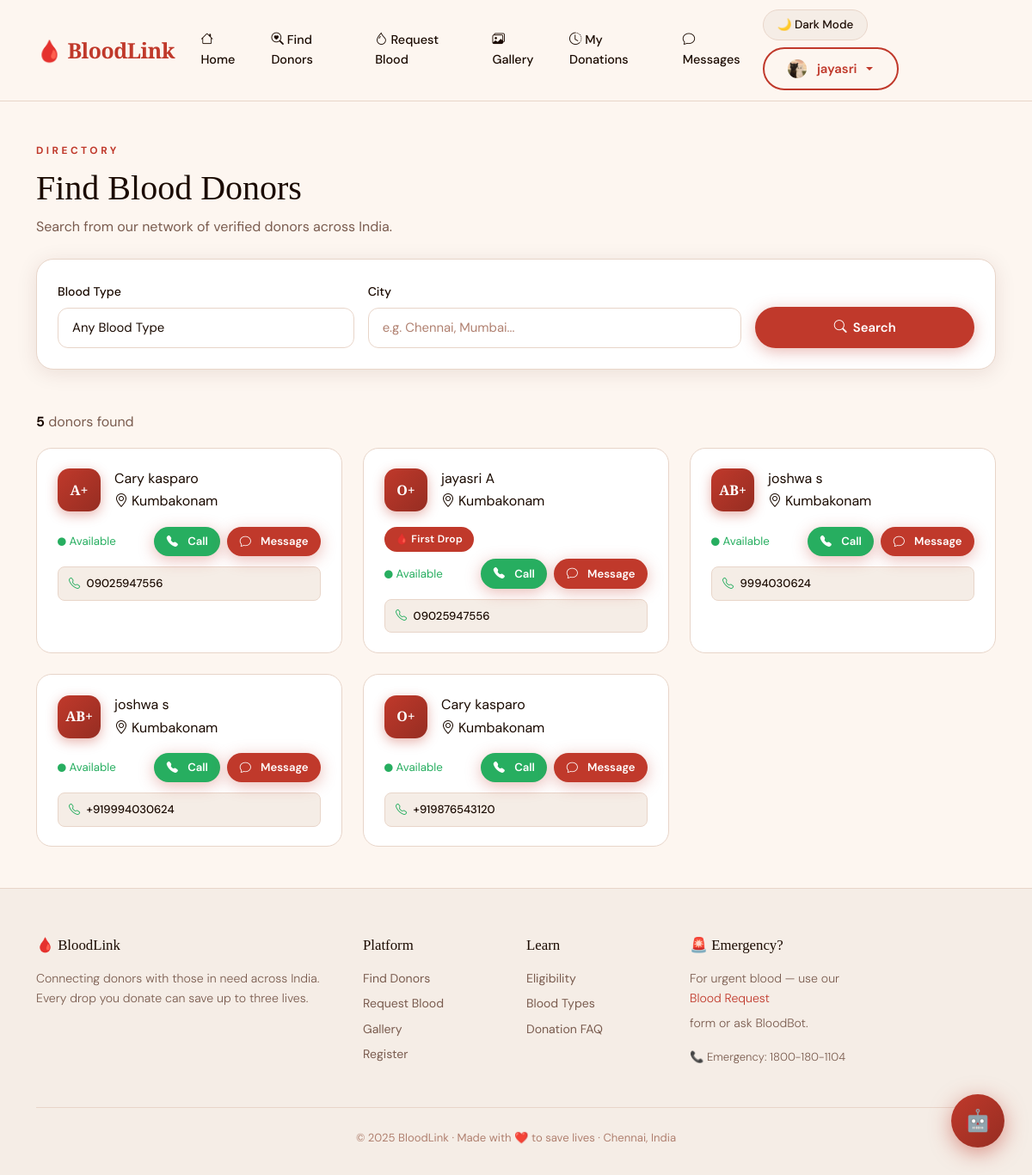
/donors/ (signed in), run on the app's committed database.
### core/models.py (models this page shows, shortened)
class DonorProfile(models.Model):
    user = models.OneToOneField(User, on_delete=models.CASCADE, related_name='donor_profile')
    blood_type = models.CharField(max_length=5, choices=BLOOD_TYPES)
    phone = models.CharField(max_length=15, blank=True)
    city = models.CharField(max_length=100, blank=True)
    state = models.CharField(max_length=100, blank=True)
    is_available = models.BooleanField(default=True)
    avatar = models.ImageField(upload_to='avatars/', blank=True, null=True)
    latitude = models.FloatField(null=True, blank=True)
    longitude = models.FloatField(null=True, blank=True)
    bio = models.TextField(blank=True)
    badge = models.CharField(max_length=20, choices=BADGE_TIERS, default='none')
    phone_verified = models.BooleanField(default=False)
    has_hiv          = models.BooleanField(default=False)
    has_diabetes     = models.BooleanField(default=False)
    has_sugar        = models.BooleanField(default=False)
    has_skin_disease = models.BooleanField(default=False)
    covid_vaccinated  = models.BooleanField(default=False)
    created_at = models.DateTimeField(auto_now_add=True)

### core/views.py (the view)
# urls.py: path('donors/', views.search_donors, name='search_donors'),
def search_donors(request):
    form   = DonorSearchForm(request.GET)
    donors = DonorProfile.objects.filter(is_available=True).select_related('user')
    if form.is_valid():
        blood_type = form.cleaned_data.get('blood_type')
        city       = form.cleaned_data.get('city')
        if blood_type:
            donors = donors.filter(blood_type=blood_type)
        if city:
            donors = donors.filter(city__icontains=city)
    return render(request, 'search_donors.html', {'form': form, 'donors': donors})

### core/forms.py
class DonorSearchForm(forms.Form):
    blood_type = forms.ChoiceField(
        choices=[('', 'Any Blood Type')] + BLOOD_TYPES,
        required=False
    )
    city = forms.CharField(max_length=100, required=False)

### core/context_processors.py (called while the page is built)
def gemini_key(request):
    return {'gemini_api_key': settings.GEMINI_API_KEY}

### templates/search_donors.html (shortened to what this page needs)
{% extends 'base.html' %}
{% load widget_tweaks %}
{% block content %}
<div class="container py-5">
  <div class="mb-4">
    <div class="section-label">Directory</div>
    <h1 style="font-family:'Playfair Display',serif;color:var(--text)">Find Blood Donors</h1>
    <p style="color:var(--text-muted)">Search from our network of verified donors across India.</p>
  </div>
  <div class="card p-4 mb-5">
    <form method="get">
      <div class="row g-3 align-items-end">
        <div class="col-md-4">
          <label class="form-label">Blood Type</label>
          {% render_field form.blood_type class="form-select" %}
        </div>
        <div class="col-md-5">
          <label class="form-label">City</label>
          {% render_field form.city class="form-control" placeholder="e.g. Chennai, Mumbai..." %}
        </div>
        <div class="col-md-3">
          <button type="submit" class="btn-blood w-100 justify-content-center">
            <i class="bi bi-search"></i> Search
          </button>
        </div>
      </div>
    </form>
  </div>
  <div class="d-flex justify-content-between align-items-center mb-3">
    <p style="color:var(--text-muted);margin:0">
      <strong style="color:var(--text)">{{ donors.count }}</strong> donor{{ donors.count|pluralize }} found
    </p>
  </div>
  <div class="row g-4">
    {% for donor in donors %}
    <div class="col-md-6 col-lg-4">
      <div class="donor-card h-100">
        <div class="d-flex align-items-center gap-3 mb-3">
          <div class="blood-type-badge">{{ donor.blood_type }}</div>
          <div>
            <div class="donor-name">{{ donor.user.get_full_name|default:donor.user.username }}</div>
            <div class="donor-meta">
              {% if donor.city %}<i class="bi bi-geo-alt me-1"></i>{{ donor.city }}{% endif %}
            </div>
          </div>
        </div>
        {% if donor.badge != 'none' %}
        <span class="badge-blood mb-2 d-inline-block" style="font-size:.75rem">{{ donor.get_badge_display }}</span>
        {% endif %}
        <div class="d-flex justify-content-between align-items-center mt-auto gap-2 flex-wrap">
          <span style="color:#27ae60;font-size:.83rem">
            <i class="bi bi-circle-fill me-1" style="font-size:.6rem"></i>Available
          </span>
          <div class="d-flex gap-2">
            {% if user.is_authenticated %}
              {% if donor.phone %}
              <a href="tel:{{ donor.phone }}"
                 class="btn-blood"
                 style="padding:.4rem .9rem;font-size:.82rem;background:#27ae60;border-color:#27ae60;"
                 title="Call {{ donor.user.get_full_name|default:donor.user.username }} — {{ donor.phone }}">
                <i class="bi bi-telephone-fill me-1"></i>Call
              </a>
              {% endif %}
              <a href="{% url 'conversation' donor.user.id %}" class="btn-blood" style="padding:.4rem .9rem;font-size:.82rem;">
                <i class="bi bi-chat me-1"></i>Message
              </a>
            {% else %}
              <a href="{% url 'login' %}" class="btn-outline-blood" style="padding:.4rem .9rem;font-size:.82rem;">
                Login to Contact
              </a>
            {% endif %}
          </div>
        </div>
        {% if user.is_authenticated and donor.phone %}
        <div style="margin-top:.75rem;padding:.5rem .75rem;background:var(--bg-card2);border-radius:8px;border:1px solid var(--border);font-size:.82rem;color:var(--text-muted);">
          <i class="bi bi-telephone me-1" style="color:#27ae60;"></i>
          <a href="tel:{{ donor.phone }}" style="color:var(--text);font-weight:500;text-decoration:none;">
            {{ donor.phone }}
          </a>
        </div>
        {% endif %}
      </div>
    </div>
    {% empty %}
    <div class="col-12 text-center py-5">
      <div style="font-size:3rem;margin-bottom:1rem">🔍</div>
      <h4 style="color:var(--text)">No donors found</h4>
      <p style="color:var(--text-muted)">Try a different blood type or city. <a href="{% url 'register' %}">Register as a donor</a>?</p>
    </div>
    {% endfor %}
  </div>
</div>
{% endblock %}

### templates/base.html (shortened to what this page needs)
<!DOCTYPE html>
<html lang="en" data-theme="light">
<head>
  <link href="https://cdn.jsdelivr.net/npm/bootstrap@5.3.2/dist/css/bootstrap.min.css" rel="stylesheet"/>
  <link href="https://cdn.jsdelivr.net/npm/bootstrap-icons@1.11.3/font/bootstrap-icons.css" rel="stylesheet"/>
  {% load static %}
  <link rel="stylesheet" href="{% static 'css/styles.css' %}"/>
</head>
<body>
<nav class="navbar navbar-expand-lg">
  <div class="container">
    <a class="navbar-brand" href="{% url 'home' %}">🩸 BloodLink</a>
    <div class="collapse navbar-collapse" id="navMenu">
      <ul class="navbar-nav me-auto mb-2 mb-lg-0">
        <li class="nav-item"><a class="nav-link" href="{% url 'home' %}"><i class="bi bi-house me-1"></i>Home</a></li>
        <li class="nav-item"><a class="nav-link" href="{% url 'search_donors' %}"><i class="bi bi-search-heart me-1"></i>Find Donors</a></li>
        <li class="nav-item"><a class="nav-link" href="{% url 'request_blood' %}"><i class="bi bi-droplet me-1"></i>Request Blood</a></li>
        <li class="nav-item"><a class="nav-link" href="{% url 'gallery' %}"><i class="bi bi-images me-1"></i>Gallery</a></li>
        {% if user.is_authenticated %}
        <li class="nav-item"><a class="nav-link" href="{% url 'donation_history' %}"><i class="bi bi-clock-history me-1"></i>My Donations</a></li>
        <li class="nav-item">
          <a class="nav-link" href="{% url 'inbox' %}">
            <i class="bi bi-chat me-1"></i>Messages
          </a>
        </li>
        {% endif %}
      </ul>
      <div class="d-flex align-items-center gap-2 flex-wrap">
        <button id="theme-toggle" aria-label="Toggle dark/light mode">🌙 Dark</button>
        {% if user.is_authenticated %}
          <div class="dropdown">
            <button class="btn-outline-blood dropdown-toggle" type="button" data-bs-toggle="dropdown">
              {% if user.donor_profile.avatar %}
                <img src="{{ user.donor_profile.avatar.url }}" style="width:22px;height:22px;border-radius:50%;object-fit:cover;margin-right:.3rem;" alt="">
              {% else %}
                👤
              {% endif %}
              {{ user.first_name|default:user.username }}
            </button>
          </div>
        {% else %}
          <a href="{% url 'login' %}" class="btn-outline-blood">Login</a>
          <a href="{% url 'register' %}" class="btn-blood">Register Free</a>
        {% endif %}
      </div>
    </div>
  </div>
</nav>
{% block content %}{% endblock %}
<div id="bloodbot-fab">
  <button id="bloodbot-btn" aria-label="Open BloodBot AI">🤖</button>
</div>
<footer>
  <div class="container">
    <div class="row g-4">
      <div class="col-lg-4">
        <h5>🩸 BloodLink</h5>
        <p class="footer-desc">Connecting donors with those in need across India. Every drop you donate can save up to three lives.</p>
      </div>
      <div class="col-lg-2 col-6">
        <h5>Platform</h5>
        <a href="{% url 'search_donors' %}">Find Donors</a>
        <a href="{% url 'request_blood' %}">Request Blood</a>
        <a href="{% url 'gallery' %}">Gallery</a>
        <a href="{% url 'register' %}">Register</a>
      </div>
      <div class="col-lg-2 col-6">
        <h5>Learn</h5>
        <a href="#">Eligibility</a>
        <a href="#">Blood Types</a>
        <a href="#">Donation FAQ</a>
      </div>
      <div class="col-lg-4">
        <h5>🚨 Emergency?</h5>
        <p class="footer-desc">For urgent blood — use our <a href="{% url 'request_blood' %}" style="color:var(--red)">Blood Request</a> form or ask BloodBot.</p>
        <p class="footer-desc" style="font-size:.82rem;">📞 Emergency: 1800-180-1104</p>
      </div>
    </div>
    <div class="footer-bottom">© 2025 BloodLink · Made with ❤️ to save lives · Chennai, India</div>
  </div>
</footer>
{% load static %}
</body>
</html>

### data on the page
DonorProfile: blood_type "A+", user.get_full_name "Cary kasparo", city "Kumbakonam", phone "09025947556"
DonorProfile: blood_type "O+", user.get_full_name "jayasri A", city "Kumbakonam", badge "🩸 First Drop", phone "09025947556"
DonorProfile: blood_type "AB+", user.get_full_name "joshwa s", city "Kumbakonam", phone "9994030624"
DonorProfile: blood_type "AB+", user.get_full_name "joshwa s", city "Kumbakonam", phone "+919994030624"
DonorProfile: blood_type "O+", user.get_full_name "Cary kasparo", city "Kumbakonam", phone "+919876543120"

### other printed values
{{ user.first_name|default:user.username }} "jayasri"
{{ donors.count }} "5"
